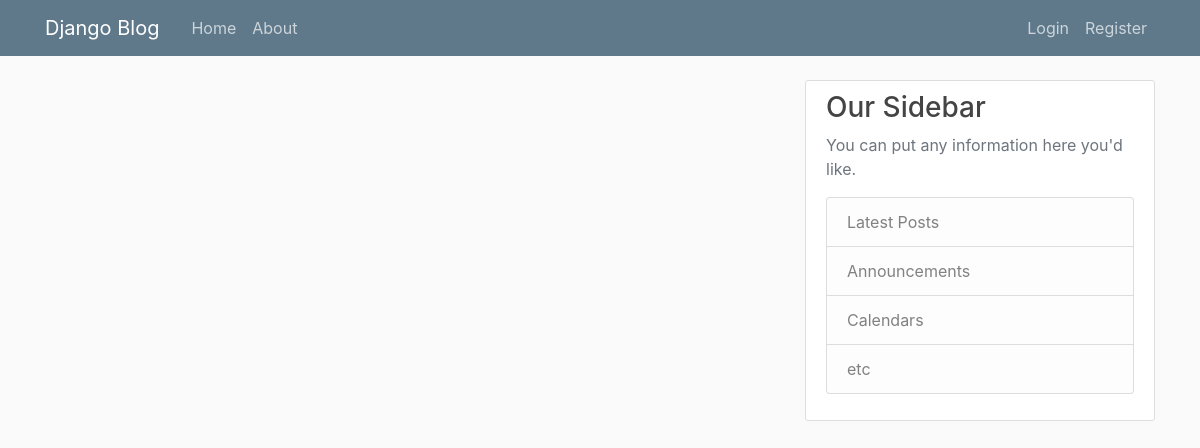
Before: /blog/ with the older database file.
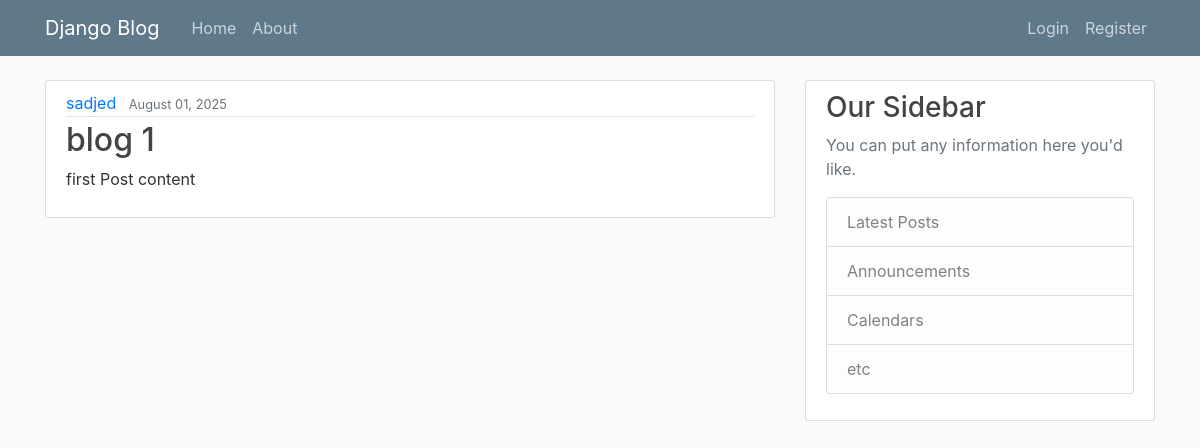
After: the same page with the newer database file.
### blog/models.py (models this page shows, shortened)
class Post(models.Model):
    title = models.CharField(max_length=100)
    content = models.TextField()
    date_posted = models.DateTimeField(default=timezone.now)
    author = models.ForeignKey(User, on_delete=models.CASCADE)

### blog/views.py (the view)
# urls.py: 2. Add a URL to urlpatterns:  path('', views.home, name='home')
def home(request):
    context = {
        'posts': Post.objects.all()  # Fetching all Post objects from the database
    }
    return render(request, 'blog/home.html', context)

### blog/templates/blog/home.html
{% extends "blog/base.html" %} {% block content %} {% for post in posts %}
<article class="media content-section">
  <div class="media-body">
    <div class="article-metadata">
      <a class="mr-2" href="#">{{ post.author }}</a>
      <small class="text-muted">{{ post.date_posted|date:"F d, Y"}}</small>
    </div>
    <h2><a class="article-title" href="#">{{ post.title }}</a></h2>
    <p class="article-content">{{ post.content }}</p>
  </div>
</article>
{% endfor %} {% endblock content %}

Changed rows visible on the page:
added Post: author "sadjed", date_posted "August 01, 2025", title "blog 1", content "first Post content"
